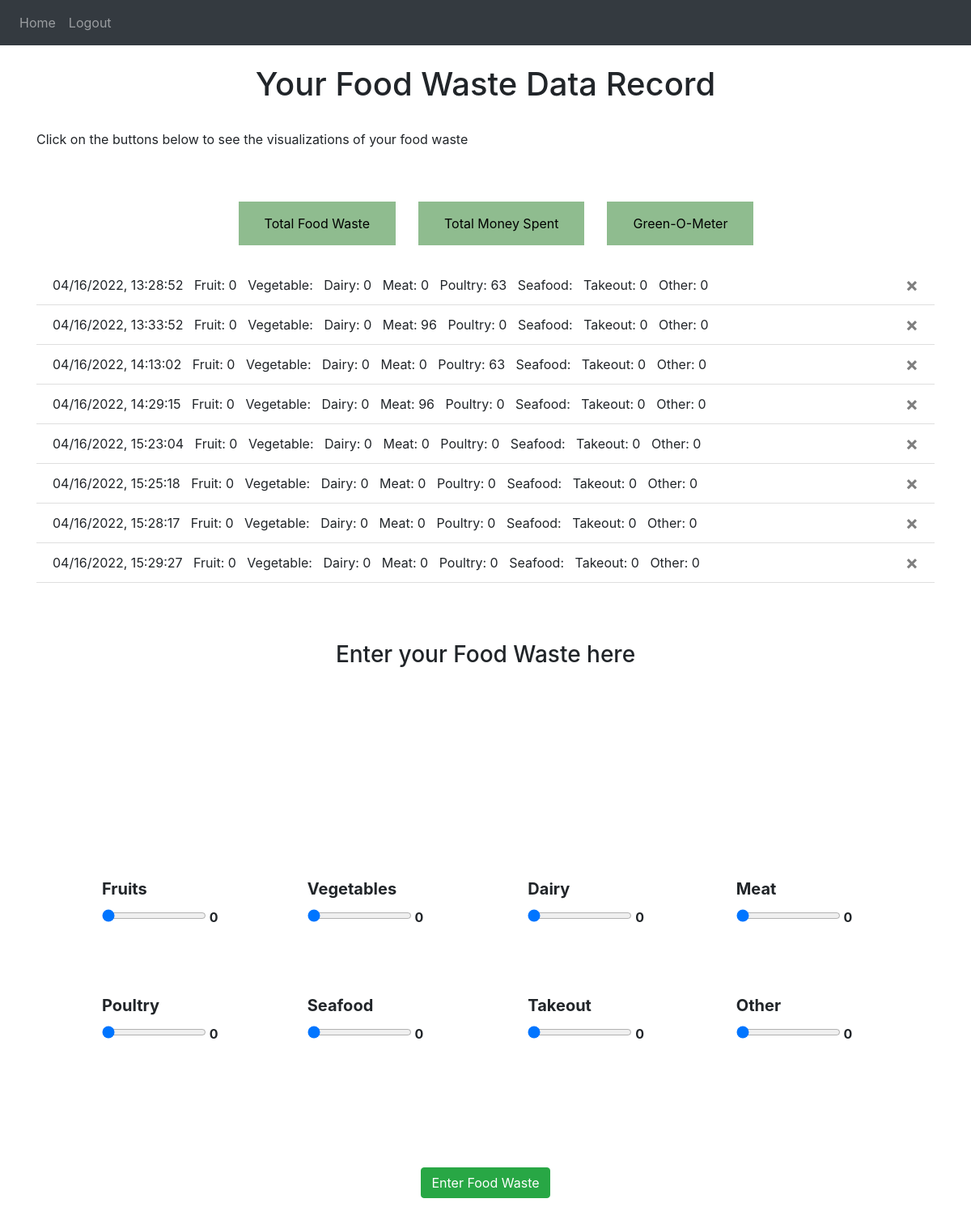
Page / (signed in) on the earlier database version.
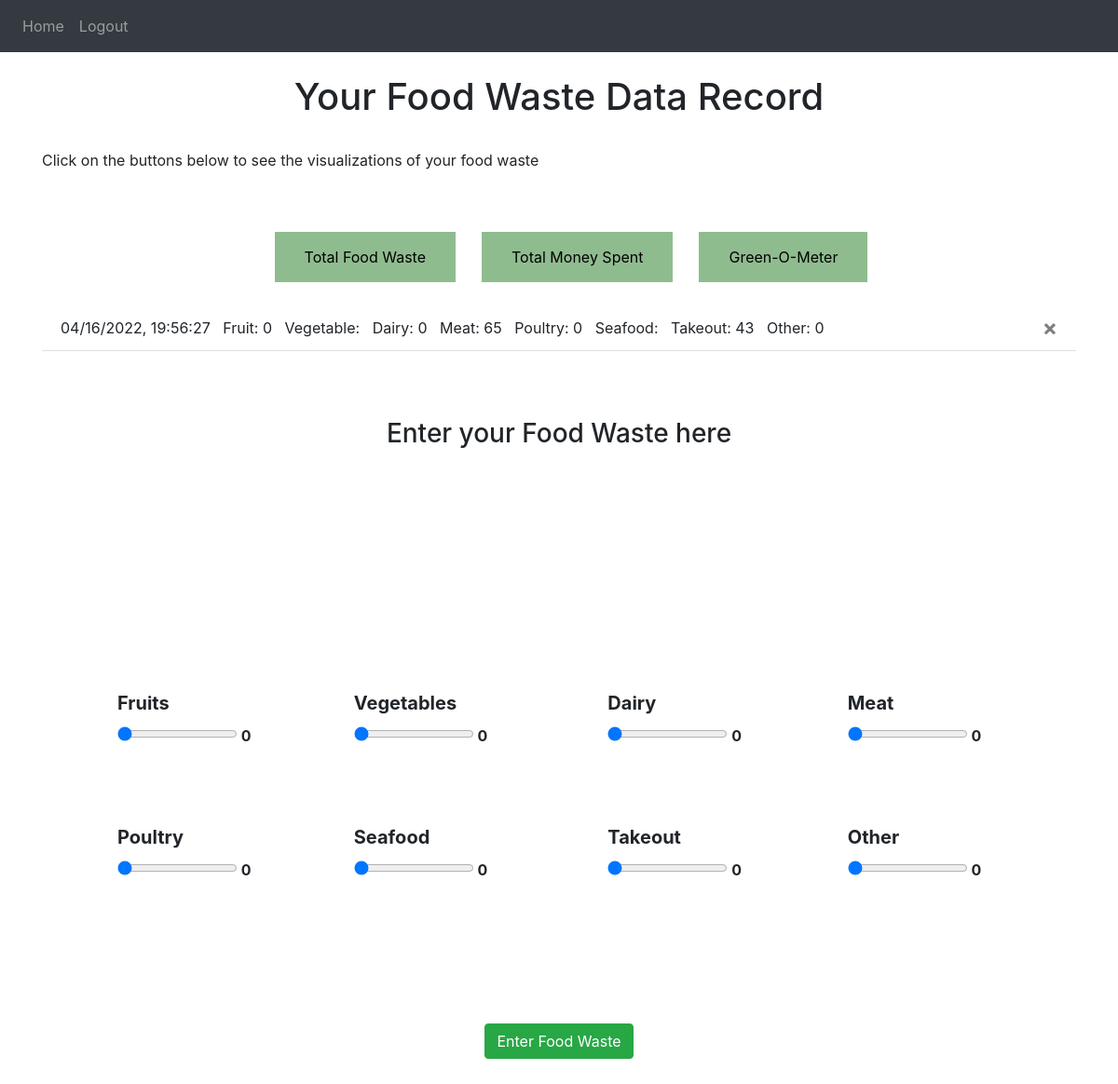
Same page on the later database version.
### website/models.py (models this page shows)
@dataclass
class UserFoodWaste(db.Model):
    user_id = db.Column(db.Integer, db.ForeignKey('user.id'))
    id = db.Column(db.Integer, primary_key=True)
    date = db.Column(db.DateTime(timezone=True), default=datetime.now)
    fruit= db.Column(db.Integer)
    veggies = db.Column(db.Integer)
    dairy = db.Column(db.Integer)
    meat = db.Column(db.Integer)
    poultry = db.Column(db.Integer)
    fish_seafood = db.Column(db.Integer)
    takeout = db.Column(db.Integer)
    other = db.Column(db.Integer)

### website/views.py (the view, shortened to what this page needs)
@views.route('/', methods=['GET', 'POST'])
@login_required
def home():
    return render_template("home.html", user=current_user)

### website/__init__.py (called while the page is built)
def create_app():
    app = Flask(__name__)
    app.config['SECRET_KEY'] = 'randomstring'
    app.config['SQLALCHEMY_DATABASE_URI'] = f'sqlite:///{DB_NAME}'
    db.init_app(app)
    from .views import views
    from .auth import auth
    app.register_blueprint(views, url_prefix='/')
    app.register_blueprint(auth, url_prefix='/')
    from .models import User, Note
    create_database(app)
    login_manager = LoginManager()
    login_manager.login_view = 'auth.login'
    login_manager.init_app(app)
    @login_manager.user_loader
    def load_user(id):
        return User.query.get(int(id))
    return app

### website/templates/home.html (shortened to what this page needs)
{% extends "base.html" %} {% block title %}Home{% endblock %} {% block content
  %}
  <head>
  </head>
  <h1 align="center"> Your Food Waste Data Record</h1>
  <br />
  <p>Click on the buttons below to see the visualizations of your food waste</p>
  <br />
  <br />
  <div align="center">
    <table>
      <tr>
        <th>
          <form method="POST">
            <button type="submit" class="btn btn-secondary" style="visibility: hidden;" onclick="">
              <button type="button" class="buttonToggle" id="btn_one" onclick="showViz(1)">
                Total Food Waste
              </button>
            </button>
          </form>
        </th>
        <th>
          <form method="POST">
            <button type="submit" style="visibility: hidden;" class="btn btn-secondary">
              <button type="button" class="buttonToggle" id="btn_two" onclick="showViz(2)">
                Total Money Spent
              </button>
            </button>
          </form>
        </th>
        <th>
          <form method="POST">
            <button type="submit" style="visibility: hidden;" class="btn btn-secondary">
              <button type="button" class="buttonToggle" id="btn_three" onclick="showViz(3)">
                Green-O-Meter
              </button>
            </button>
          </form>
        </th>
      </tr>
    </table>
  </div>
  <br />
  <ul class="list-group list-group-flush" id="notes">
    {% for day in user.foodWaste %}
    <li class="list-group-item">
      {{ day.date.strftime("%m/%d/%Y, %H:%M:%S") }}
      &nbsp
      Fruit: {{day.fruit}}
      &nbsp
      Vegetable: {{day.vegetables}}
      &nbsp
      Dairy: {{day.dairy}}
      &nbsp
      Meat: {{day.meat}}
      &nbsp
      Poultry: {{day.poultry}}
      &nbsp
      Seafood: {{day.seafood}}
      &nbsp
      Takeout: {{day.takeout}}
      &nbsp
      Other: {{day.other}}
      <button type="button" class="close" onClick="deleteNote({{ day.id }})">
        <span aria-hidden="true">&times;</span>
      </button>
    </li>
    {% endfor %}
  </ul>
  <br />
  <form method="POST">
    <br/>
    <br/>
    <h3 style="text-align: center">Enter your Food Waste here</h3>
    <table id="sliderContainer">
      <tr>
      <th id="th_slider">
        <label for="fruit">Fruits</label>
        <input
          type="range"
          name="fruit"
          min="0"
          max="100"
          value="0"
          class="myslider"
          id="fruit"
          oninput="outputUpdate(value, 'fruit_val')"
        />
        <output for="fruit" id="fruit_val">0</output>
      </th>
      <br/>
      <th id="th_slider">
        <label for="veggies">Vegetables</label>
        <input
          type="range"
          name="veggies"
          min="0"
          max="100"
          value="0"
          class="myslider"
          id="veggies"
          oninput="outputUpdate(value, 'veggie_val')"
        />
        <output for="veggies" id="veggie_val">0</output>
      </th>
    <br />
    <th id="th_slider">
      <label for="dairy">Dairy</label>
      <input
        type="range"
        name="dairy"
        min="0"
        max="100"
        value="0"
        class="myslider"
        id="dairy"
        oninput="outputUpdate(value, 'dairy_val')"
      />
      <output for="dairy" id="dairy_val">0</output>
    </th>
   <br/>
    <th id="th_slider">
      <label for="meat">Meat</label>
      <input
        type="range"
        name="meat"
        min="0"
        max="100"
        value="0"
        class="myslider"
        id="meat"
        oninput="outputUpdate(value, 'meat_val')"
      />
      <output for="meat" id="meat_val">0</output>
    </th>
    </tr>
    <tr>
    <br/>
    <th id="th_slider">
      <label for="poultry">Poultry</label>
      <input
        type="range"
        name="poultry"
        min="0"
        max="100"
        value="0"
        class="myslider"
        id="poultry"
        oninput="outputUpdate(value, 'poultry_val')"
      />
      <output for="poultry" id="poultry_val">0</output>
    </th>
    <br />
    <th id="th_slider">
      <label for="fish_seafood">Seafood</label>
      <input
        type="range"
        name="fish_seafood"
        min="0"
        max="100"
        value="0"
        class="myslider"
        id="fish_seafood"
        oninput="outputUpdate(value, 'fish_seafood_val')"
      />
      <output for="fish_seafood" id="fish_seafood_val">0</output>
    </th>
    <br/>
    <th id="th_slider">
      <label for="takeout">Takeout</label>
      <input
        type="range"
        name="takeout"
        min="0"
        max="100"
        value="0"
        class="myslider"
        id="takeout"
        oninput="outputUpdate(value, 'takeout_val')"
      />
      <output for="takeout" id="takeout_val">0</output>
    </th>
    <br/>
    <th id="th_slider">
      <label for="other">Other</label>
      <input
        type="range"
        name="other"
        min="0"
        max="100"
        value="0"
        class="myslider"
        id="other"
        oninput="outputUpdate(value, 'other_val')"
      />
      <output for="other" id="other_val">0</output>
     </th>
    </tr>
  </table>
    <br />
    <br />
    <br/>
    <div align="center">
      <button type="submit" class="btn btn-success">Enter Food Waste</button>
    </div>
    <br />
    <br />
    <br/>
  </form>
  {% endblock %}

### website/templates/base.html (shortened to what this page needs)
<!DOCTYPE html>
<html>
  <head>
    <link
      rel="stylesheet"
      href="https://stackpath.bootstrapcdn.com/bootstrap/4.4.1/css/bootstrap.min.css"
    />
    <link
      rel="stylesheet"
      href="https://stackpath.bootstrapcdn.com/font-awesome/4.7.0/css/font-awesome.min.css"
    />
  </head>
  <body>
    <nav class="navbar navbar-expand-lg navbar-dark bg-dark">
      <div class="collapse navbar-collapse" id="navbar">
        <div class="navbar-nav">
          {% if user.is_authenticated %}
          <a class="nav-item nav-link" id="home" href="/">Home</a>
          <a class="nav-item nav-link" id="logout" href="/logout">Logout</a>
          {% else %}
          <a class="nav-item nav-link" id="login" href="/login">Login</a>
          <a class="nav-item nav-link" id="signUp" href="/sign-up">Sign Up</a>
          {% endif %}
        </div>
      </div>
    </nav>
    <br />
    <div class="container">{% block content %} {% endblock %}</div>
  </body>
</html>

### website/templates/home.html (style rules this page uses)
.buttonToggle { background-color: darkseagreen; color:black; border: none; padding: 15px 32px; }
label { font-size: 20px; }
#th_slider { margin:10px; }
#sliderContainer { border-collapse:separate; border-spacing:5em; }

Differences in the rows shown:
removed UserFoodWaste: date "04/16/2022, 13:28:52", fruit "0", dairy "0", meat "0", poultry "63", takeout "0", other "0"
removed UserFoodWaste: date "04/16/2022, 13:33:52", fruit "0", dairy "0", meat "96", poultry "0", takeout "0", other "0"
removed UserFoodWaste: date "04/16/2022, 14:13:02", fruit "0", dairy "0", meat "0", poultry "63", takeout "0", other "0"
removed UserFoodWaste: date "04/16/2022, 14:29:15", fruit "0", dairy "0", meat "96", poultry "0", takeout "0", other "0"
removed UserFoodWaste: date "04/16/2022, 15:23:04", fruit "0", dairy "0", meat "0", poultry "0", takeout "0", other "0"
removed UserFoodWaste: date "04/16/2022, 15:25:18", fruit "0", dairy "0", meat "0", poultry "0", takeout "0", other "0"
removed UserFoodWaste: date "04/16/2022, 15:28:17", fruit "0", dairy "0", meat "0", poultry "0", takeout "0", other "0"
removed UserFoodWaste: date "04/16/2022, 15:29:27", fruit "0", dairy "0", meat "0", poultry "0", takeout "0", other "0"
added UserFoodWaste: date "04/16/2022, 19:56:27", fruit "0", dairy "0", meat "65", poultry "0", takeout "43", other "0"
